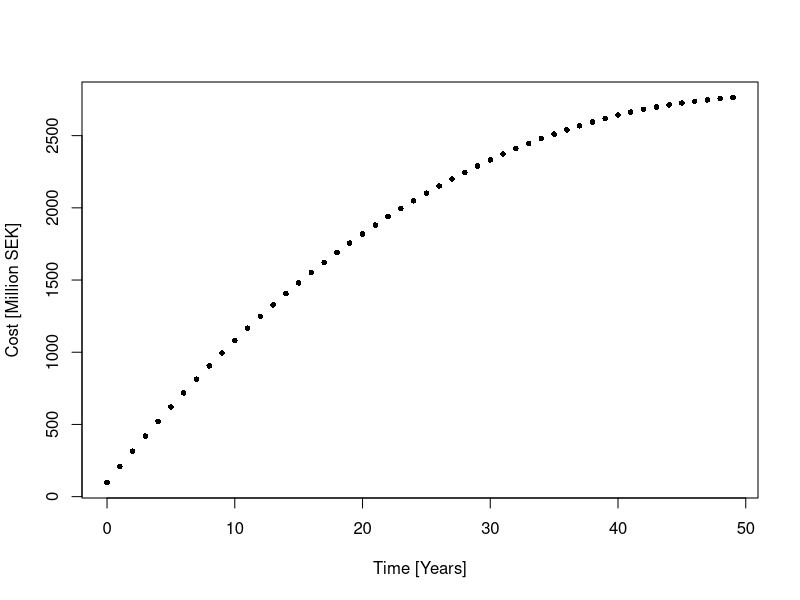

Source code (R): (Note: this script raises an error after producing the figure.)
n_t <- 50
n_s <- 10
n_c <- 10000

discount_c <- 0.03
discount_q <- 0.01

## All cause mortality
acm_20 <- 0.0046
acm_30 <- 0.0058
acm_40 <- 0.0108
acm_50 <- 0.0296
acm_60 <- 0.0844

## Costs
c_colo <- 9715.134
c_surgeryI <- 138797.3
c_surgeryII <- 166991.6
c_surgeryIII <- 244576.8
c_chemo <- 12277.77
c_palliative <- 918700.47

v_state_names <- c(
  "LS",
  "IC I", "CC I",
  "IC II", "CC II", "TC II",
  "IC III", "CC III", "TC III",
  "Dead")

trans_mat <- array(NA_real_, dim = c(n_s, n_s, n_t), 
                   dimnames = list(from  = v_state_names, to    = v_state_names, cycle = 1:n_t))

trans_mat[2:10, 1, ] <- 0
trans_mat[10, 10, ] <- 1

trans_mat[1, 10,  1:10] <- acm_20
trans_mat[1, 10, 11:20] <- acm_30
trans_mat[1, 10, 21:30] <- acm_40
trans_mat[1, 10, 31:40] <- acm_50
trans_mat[1, 10, 41:50] <- acm_60

#Stage I

trans_mat[1, 2, ] <- 0.005641749
trans_mat[2:10, 2, ] <- 0
trans_mat[2, 10, 1:40] <- 0.03
trans_mat[2, 10, 41:50] <- 0.06
trans_mat[2, 3, 1:40] <- 0.97
trans_mat[2, 3, 41:50] <- 0.94

trans_mat[1, 3, ] <- 0
trans_mat[4:10, 3, ] <- 0
trans_mat[3, 10,  1:10] <- acm_20
trans_mat[3, 10, 11:20] <- acm_30
trans_mat[3, 10, 21:30] <- acm_40
trans_mat[3, 10, 31:40] <- acm_50
trans_mat[3, 10, 41:50] <- acm_60

trans_mat[3, 3, ] <- (1- trans_mat[3, 10, ])

#Stage II

#IC
trans_mat[1, 4, ] <- 0.004231312
trans_mat[2:10, 4, ] <- 0
trans_mat[4, 10, 1:40] <- 0.03
trans_mat[4, 10, 41:50] <- 0.06
trans_mat[4, 5, 1:40] <- 0.97
trans_mat[4, 5, 41:50] <- 0.94

#CC 
trans_mat[1:3, 5, ] <- 0
trans_mat[6:10, 5, ] <- 0
trans_mat[5, 10,  1:10] <- acm_20
trans_mat[5, 10, 11:20] <- acm_30
trans_mat[5, 10, 21:30] <- acm_40
trans_mat[5, 10, 31:40] <- acm_50
trans_mat[5, 10, 41:50] <- acm_60

#TC
trans_mat[5, 6, ] <- 0.019
trans_mat[1:4, 6, ] <- 0
trans_mat[6:10, 6, ] <- 0
trans_mat[6, 10, ] <- 1

trans_mat[5, 5, ] <- (1-(trans_mat[5, 6, ] + trans_mat[5, 10, ]))

#Stage III 
#IC
trans_mat[1, 7, ] <- 0.001410437
trans_mat[2:10, 7, ] <- 0
trans_mat[7, 10, 1:40] <- 0.03
trans_mat[7, 10, 41:50] <- 0.06
trans_mat[7, 8, 1:40] <- 0.97
trans_mat[7, 8, 41:50] <- 0.94

#CC
trans_mat[1:6, 8, ] <- 0
trans_mat[9:10, 8, ] <- 0
trans_mat[8, 10,  1:10] <- acm_20
trans_mat[8, 10, 11:20] <- acm_30
trans_mat[8, 10, 21:30] <- acm_40
trans_mat[8, 10, 31:40] <- acm_50
trans_mat[8, 10, 41:50] <- acm_60

trans_mat[8, 9, ] <- 0.069
trans_mat[1:7, 9, ] <- 0
trans_mat[9:10, 9, ] <- 0
trans_mat[9, 10, ] <- 1

trans_mat[8, 8, ] <- (1-(trans_mat[8, 9, ] + trans_mat[8, 10, ]))

trans_mat[1 , 1, ] <- (1- (trans_mat[1, 10, ] + trans_mat[1, 2, ] + trans_mat[1, 4, ] + trans_mat[1, 7, ]))

state_membership_1 <- array(NA_real_,
                          dim = c(n_t, n_s),
                          dimnames = list(cycle = 1:n_t,
                                          state = v_state_names))
state_membership_1[1, ] <- c(n_c, 
                           0, 0,
                           0, 0, 0,
                           0, 0, 0,
                           0)
for (i in 2:n_t) {
  state_membership_1[i, ] <- state_membership_1[i - 1, ] %*% trans_mat[, , i - 1]
}

payoffs_1 <- matrix(c(
  c_colo, 
  c_surgeryI, c_colo,
  c_surgeryII, c_colo, c_palliative,
  (c_surgeryIII+c_chemo), c_colo, c_palliative,
  0,
  
  0.95, 
  0.88, 0.95,
  0.82, 0.95, -0.65,
  0.76, 0.76, -0.46,
  0),
  nrow = n_s, ncol = 2, byrow = FALSE,
  dimnames = list(state  = v_state_names,
                  payoff = c("Cost", "QALY")))
payoff_trace_1 <- array(NA_real_,
                      dim = c(n_t, 2),
                      dimnames = list(cycle  = 1:n_t,
                                      payoff = c("Cost", "QALY")))
for (i in 1:n_t) {
  payoff_trace_1[i, ] <- state_membership_1[i, ] %*% payoffs_1[ , ]
}

discount_factors_1 <- array(NA_real_,
                      dim = c(n_t, 2),
                      dimnames = list(cycle  = 1:n_t,
                                      payoff = c("Cost", "QALY")))
for (i in 1:n_t) {
  discount_factors_1[i, ] <- c(
    (1 /(1 + discount_c))^(i-1), 
    (1 /(1 + discount_q))^(i-1)
  )
}

discounted_payoffs_1 <- array(NA_real_,
                          dim = c(n_t, 2),
                          dimnames = list(cycle  = 1:n_t,
                                          payoff = c("Cost", "QALY")))
for (i in 1:n_t) {
  discounted_payoffs_1[i, ] <- payoff_trace_1[i,  ] * discount_factors_1 [i, ]
}

ppp_1 <- colSums(discounted_payoffs_1) / n_c

x2=seq(0,48,2)
x1=seq(0,49,1)
plot(x1,(cumsum(discounted_payoffs_1[,1]))/1000000, 
     pch = 16, cex = 0.75,
     ylab = "Cost [Million SEK]" ,
     xlab = "Time [Years]",
     )
matpoints(x2,(cumsum(discounted_payoffs_2[,1]))/ 1000000 , pch = 18)
legend(30, 1000, legend = c("1-year","2-year"), cex=0.8, pch = c(16, 18)
       )

plot(x1,(cumsum(discounted_payoffs_1[,2])), 
     pch = 16, cex = 0.75,
     ylab = "QALY" ,
     xlab = "Time [Years]",
)
points(x2,(cumsum(discounted_payoffs_2[,2])), pch = 18)
legend(30, 100, legend = c("1-year","2-year"), cex=0.8, pch = c(16, 18)
)

